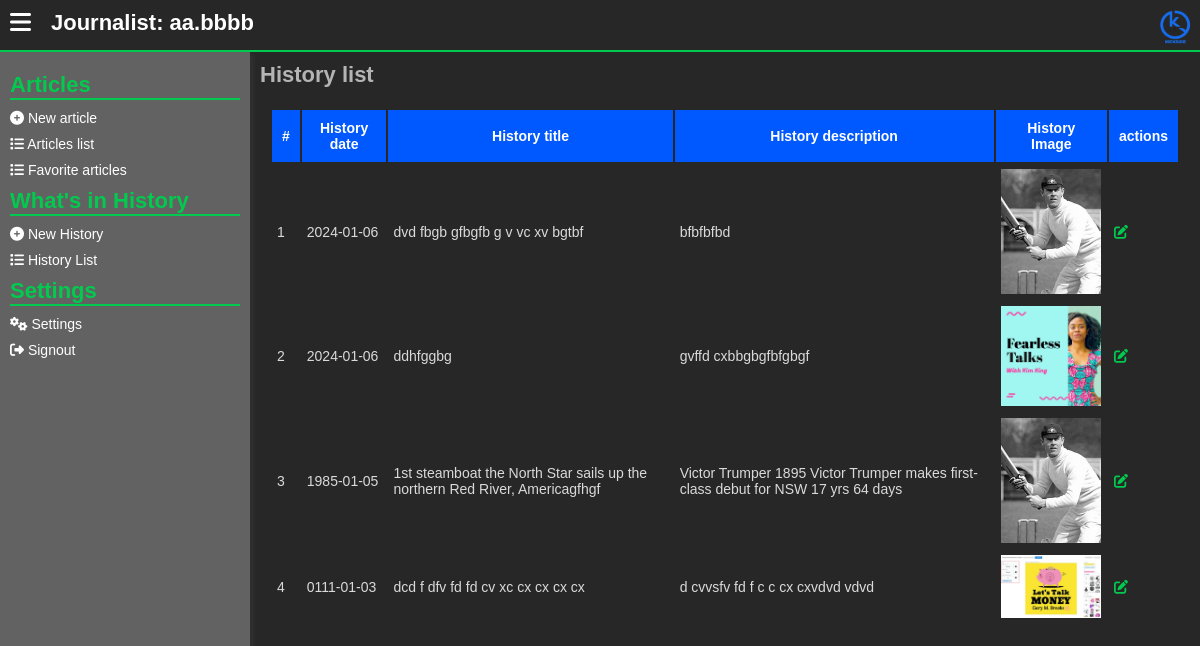
Page /journalists/history-list.php (signed in) on the committed database.
### tables this page shows
CREATE TABLE `journalists` (
  `id` int(11) NOT NULL,
  `first_name` varchar(255) NOT NULL,
  `last_name` varchar(255) NOT NULL,
  `user_name` varchar(255) NOT NULL,
  `email` varchar(255) NOT NULL,
  `phone_number` varchar(255) NOT NULL,
  `password` text NOT NULL,
  `display_name` varchar(255) NOT NULL,
  `status` varchar(255) NOT NULL DEFAULT 'Working'
);

CREATE TABLE `history_today` (
  `ht_id` int(11) NOT NULL,
  `history_genre` int(11) NOT NULL,
  `history_title` varchar(255) NOT NULL,
  `history_description` text NOT NULL,
  `history_image` varchar(255) NOT NULL,
  `history_date` varchar(255) NOT NULL
);

### assets/php/journalists/session_mgt.php (called while the page is built, shortened)
<?php
    if (!isset($_SESSION['acting_journalist_id'])) {
        header("location: ../admins/signin.php");
    }
    else {
        $acting_jou_id = $_SESSION['acting_journalist_id'];
        $check_jou_exists = mysqli_query($server,"SELECT * from journalists
            WHERE id = '$acting_jou_id'
        ");
        if (mysqli_num_rows($check_jou_exists) !==1) {
            header("location: ../admins/signin.php");
        }
        else {
            $get_the_journalist_info =  mysqli_fetch_array(mysqli_query($server,"SELECT * from journalists
                WHERE id = '$acting_jou_id'
            "));
            $acting_jou_username = $get_the_journalist_info['user_name'];
        }
    }
?>

### journalists/history-list.php (the view, shortened to what this page needs)
<?php
include("../assets/php/global/server.php");
include("../assets/php/journalists/session_mgt.php");
?>
<!DOCTYPE html>
<html lang="en">
<head>
    <link rel="stylesheet" href="../assets/css/back-main.css">
    <link rel="stylesheet" href="https://cdnjs.cloudflare.com/ajax/libs/font-awesome/6.5.1/css/all.min.css"
 />
</head>
<body>
    <main>
        <section class="main-section">
            <?php
            include('../assets/php/journalists/header.php')
                ?>
            <div class="hero">
                <?php include("../assets/php/journalists/left-nav.php") ?>
                <div class="dashboard">
                    <div class="dashboard-cont">
                        <h1>
                            History list
                        </h1>
                        <div class="form-row">
                            <table>
                                <thead>
                                    <tr>
                                        <th>#</th>
                                        <th>
                                            History date
                                        </th>
                                        <th>
                                            History title
                                        </th>
                                        <th>
                                            History description
                                        </th>
                                        <th>
                                            History Image
                                        </th>
                                        <th>
                                            actions
                                        </th>
                                    </tr>
                                </thead>
                                <tbody>
                                    <?php
                                    $get_All_articles = mysqli_query($server, "SELECT * from
                                            history_today
                                            ORDER BY history_date DESC
                                        ");
                                    if (mysqli_num_rows($get_All_articles) < 1) {
                                        ?>
                                        <tr>
                                            <td colspan="100">
                                                No values found
                                            </td>
                                        </tr>
                                        <?php
                                    } else {
                                        $counter = 1;
                                        while ($data_All_articles = mysqli_fetch_array($get_All_articles)) {
                                            ?>
                                            <tr>
                                                <td>
                                                    <?php echo $counter++; ?>
                                                </td>
                                                <td>
                                                    <?php echo $data_All_articles['history_date']; ?>
                                                </td>
                                                <td>
                                                    <?php echo $data_All_articles['history_title']; ?>
                                                </td>
                                                <td>
                                                    <?php echo $data_All_articles['history_description']; ?>
                                                </td>
                                                <td>
                                                    <img src="../assets/history/<?php echo $data_All_articles['history_image']; ?>"
                                                        width="100px">
                                                </td>
                                                <td>
                                                    <a href="edit-history.php?h=<?php echo $data_All_articles['ht_id'] ?>"
                                                        class="edit">
                                                        <i class="fa fa-edit"></i>
                                                    </a>
                                                </td>
                                            </tr>
                                            <?php
                                        }
                                    }
                                    ?>
                                </tbody>
                            </table>
                        </div>
                    </div>
                </div>
            </div>
        </section>
    </main>
</body>
</html>

### assets/php/journalists/header.php
<header>
   <div class="menu">
      <button id="menu_toggleBTN">
         <i class="fa fa-bars"></i>
      </button>
   </div>
   <div class="username" onclick="location.reload()">
      Journalist:
      <?php echo $acting_jou_username; ?>
   </div>
   <div class="logo">
      <a href="./home.php">
         <img src="../assets/images/KickSide - Logo.png" alt="Kick Side Logo">
      </a>
   </div>
</header>

### assets/css/back-main.css (style rules this page uses)
* { font-size: 14px; margin: 0; padding: 0; text-decoration: none; }
body { font-family: "Gill Sans", "Gill Sans MT", Calibri, "Trebuchet MS", sans-serif; margin: 0; padding: 0; background: #d3d3d357; overflow: hidden; }
button { cursor: pointer; background: transparent; border: 0; }
main { width: 100%; height: 100%; }
section.main-section { height: 100vh; width: 100vw; top: 0; left: 0; position: absolute; background: rgb(39, 39, 39); overflow: hidden; }
section.main-section header { width: 100vw; display: flex; flex-direction: row; margin: 0; padding: 0; height: 50px; border-bottom: 2px solid #02ca4e; }
section.main-section header .menu { padding: 10px; }
section.main-section header .menu button { border: 0; background: transparent; }
section.main-section header .menu button i { font-size: 24px; color: #fff; }
section.main-section header .username { flex: 4; padding: 10px; color: #fff; font-size: 22px; font-weight: bold; user-select: none; cursor: pointer; }
section.main-section header .logo { text-align: right; flex: 2; padding: 10px; }
section.main-section header .logo img { width: 30px; }
section.main-section .hero { width: 100%; display: flex; flex-direction: row; flex-wrap: nowrap; }
section.main-section .dashboard { height: calc(100vh - 50px); overflow: auto; flex: 1; }
section.main-section .dashboard .dashboard-cont { padding: 10px; }
section.main-section .dashboard .dashboard-cont h1 { color: #b4b4b4; font-size: 22px; }
section.main-section .dashboard .form-row { margin-top: 10px; padding: 10px; border-radius: 10px; }
section.main-section .dashboard .form-row table { width: auto; }
section.main-section .dashboard .form-row table thead { background: #0059ff; color: #fff; }
section.main-section .dashboard .form-row table thead th { padding: 10px; }
section.main-section .dashboard .form-row table tbody td { color: #dadada; padding: 5px; }
section.main-section .dashboard .form-row table tbody td a { background: transparent; border: 0; outline: 0; color: #fff; }
section.main-section .dashboard .form-row table tbody td .edit i { color: #02ca4e; }

### rows in the picture
journalists: user_name "aa.bbbb"
history_today: history_date "2024-01-06", history_title "dvd fbgb gfbgfb g v vc xv bgtbf", history_description "bfbfbfbd", history_image (picture)
history_today: history_date "2024-01-06", history_title "ddhfggbg", history_description "gvffd cxbbgbgfbfgbgf", history_image (picture)
history_today: history_date "1985-01-05", history_title "1st steamboat the North Star sails up the northern Red River, Americagfhgf", history_description "Victor Trumper 1895 Victor Trumper makes first-class debut for NSW 17 yrs 64 days", history_image (picture)
history_today: history_date "0111-01-03", history_title "dcd f dfv fd fd cv xc cx cx cx cx", history_description "d cvvsfv fd f c c cx cxvdvd vdvd", history_image (picture)
